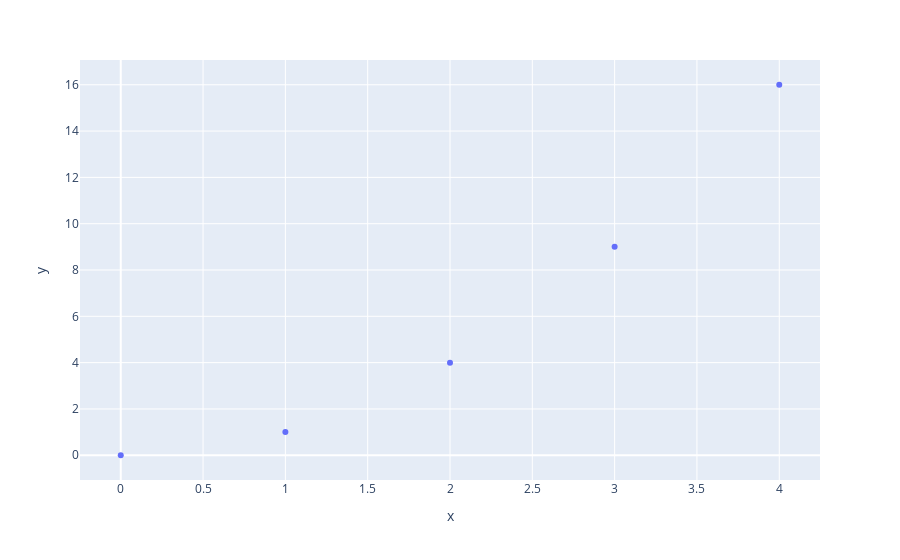
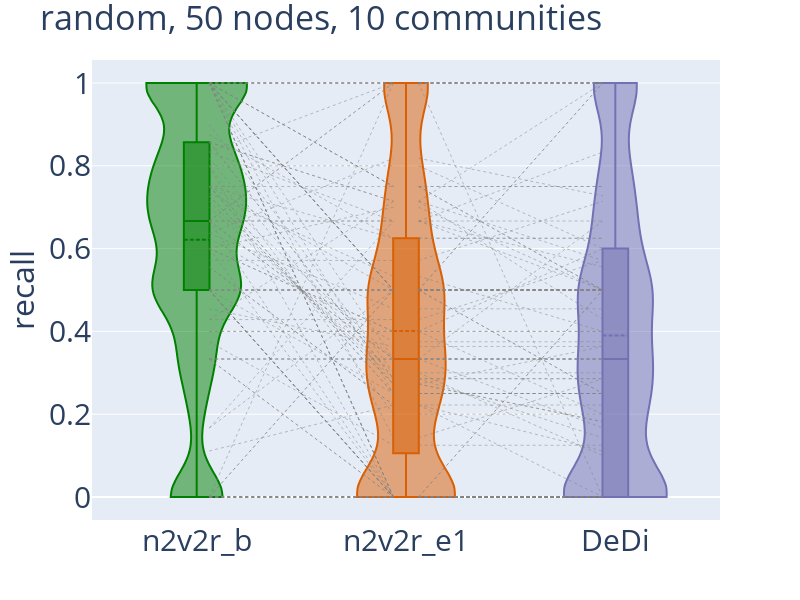
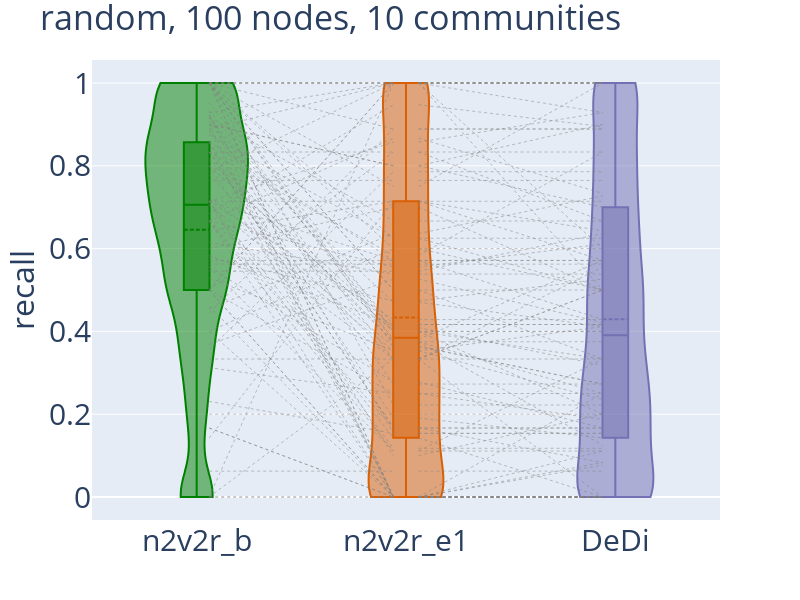
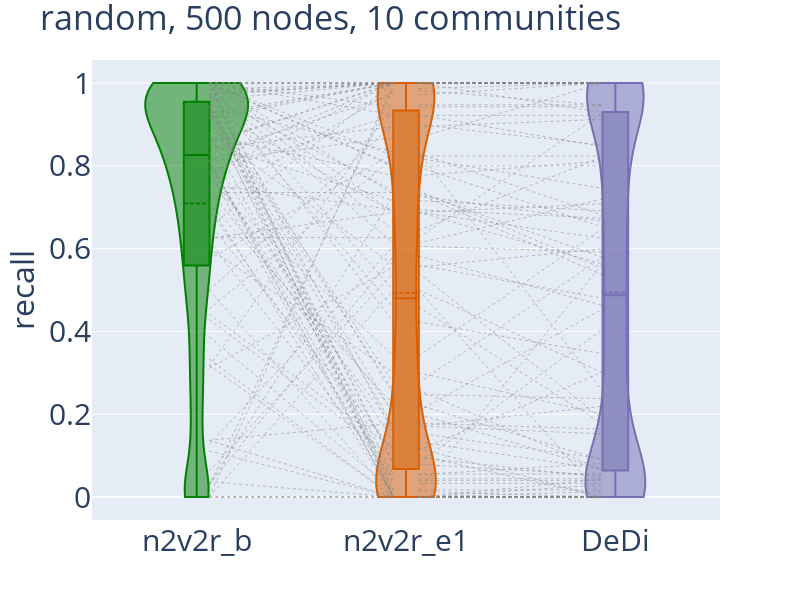

Notebook code for these charts, in order:
### Code cell
#garbage graph
fig = px.scatter(x=[0, 1, 2, 3, 4], y=[0, 1, 4, 9, 16])
fig.show()
fig.write_image(result_folder+"/random.pdf")

for i in range(len(num_nodes)):
    recalls = np.concatenate((list_all_n2v2r_borda_recall[i],list_all_n2v2r_recall[i],list_all_absDeDi_recall[i]), axis=None)
    num_models = len(list_all_n2v2r_recall[i])

    method_indicator = (['n2v2r_b'] * ((num_com)*num_models)) + (['n2v2r_e1'] * ((num_com)*num_models) ) +  (['DeDi'] * ((num_com)*num_models))
    comms = [p.ordinal(i) for i in range(1,num_com+1)]

    comms_indicator = (comms * 3)*num_models

    df = pd.DataFrame(list(zip(recalls,  method_indicator, comms_indicator)),
                columns =['recalls', 'method', 'most changing communities'])

    df = df[(df['most changing communities']=='1st')]


    fig = px.violin(df, y="recalls", x="method", color="method", box=True, points=False,
                hover_data=df.columns, color_discrete_sequence=["green", "#d95f02", "#7570b3"])

    fig.update_traces(meanline_visible=True, spanmode='hard',
                        box_visible=True)
    fig.update_layout( title=f'random, {num_nodes[i]} nodes, {num_com} communities',
        xaxis_title="ordered communities",
    yaxis_title="recall",
    legend_title="Method",width=800,
    height=600)
    
    fig.update_layout(xaxis_title=None)
    fig.update_layout(showlegend=False)
    fig.update_layout(yaxis=dict(title=dict(font=dict(size=32))))
    fig.update_xaxes(tickfont=dict(size=30))
    fig.update_yaxes(tickfont=dict(size=30))
    # Update overall plot title font size
    
    fig.update_layout(title=dict( font=dict(size=34)))
    # if num_nodes[i]/num_com > num_com:
    #     fig.add_hline(y=((num_nodes[i]/num_com)/num_com)/(num_nodes[i]/num_com), line_width=2, line_dash="dash", line_color="black")

    fig.update_layout(showlegend=False)
        

    [fig.add_shape(type="line", x0=0.06, y0=list_all_n2v2r_borda_recall[i][j,0], x1=0.94, y1=list_all_n2v2r_recall[i][j,0], line=dict(color="gray", width=0.5, dash="dot")) for j in indices_to_plot]

    [fig.add_shape(type="line", x0=1.06, y0=list_all_n2v2r_recall[i][j,0], x1=1.94, y1=list_all_absDeDi_recall[i][j,0], line=dict(color="gray", width=0.5, dash="dot")) for j in indices_to_plot]



    fig.show()
    fig.write_image(result_folder+"/"+ f'{num_nodes[i]}-nodes_{num_com}-com_degNaive-{degree_naive}_uniform-{uniform_node_comm_assignment}_recall.pdf')
